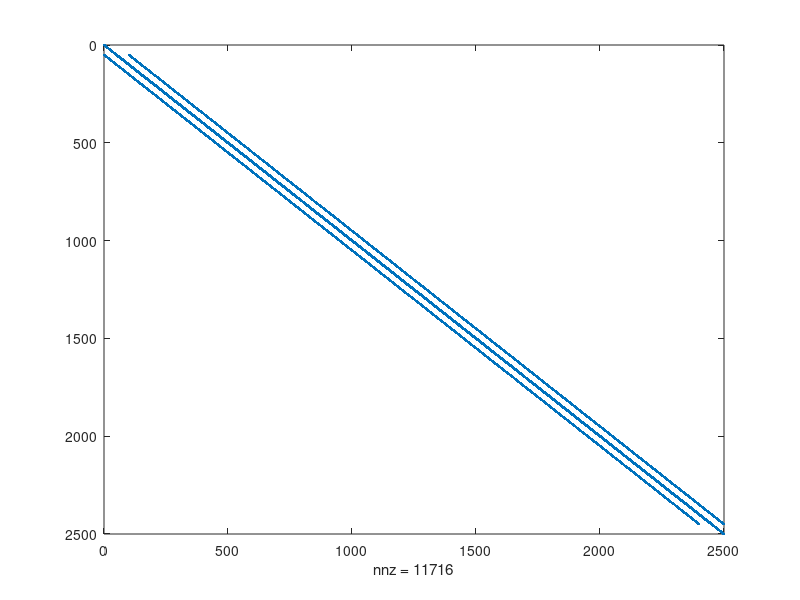
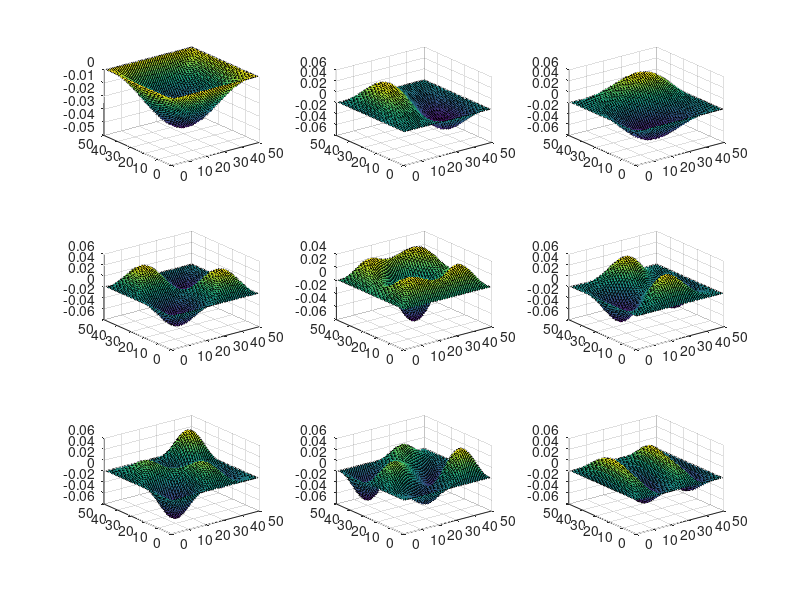

Write the MATLAB code that produced these figures, in order.
clear all
close all
%global C
%C.q_0 = 1.60217653e-19;
%paras= [0*C.q_0];
%pot= @Pot_const;
nx=50;
ny=50;
G= sparse(nx*ny,nx*ny);
for i= 1:1:nx
    for j= 1:1:ny
        n=j+(i-1)*ny;
        if i ==1 || i==nx || j==1 || j==ny
            G(n,:)=0;
            G(n,n)=1;
        else
            G(n,n)= -4;
            G(n,n+1)= 1;
            G(n,n-1)= 1;
            G(n,n+ny)= 1;
            G(n,n-ny)= 1;
        end
    end       
end
figure(1)
spy(G)
[E,D]= eigs(G,9,'SM');

figure(2)
Z= zeros(nx,ny,9);
 for count= 1:9
    Z(:,:,count) = reshape(E(:, count), nx, ny);
    subplot(3,3,count)
     surf(Z(:,:,count))
end
    
      